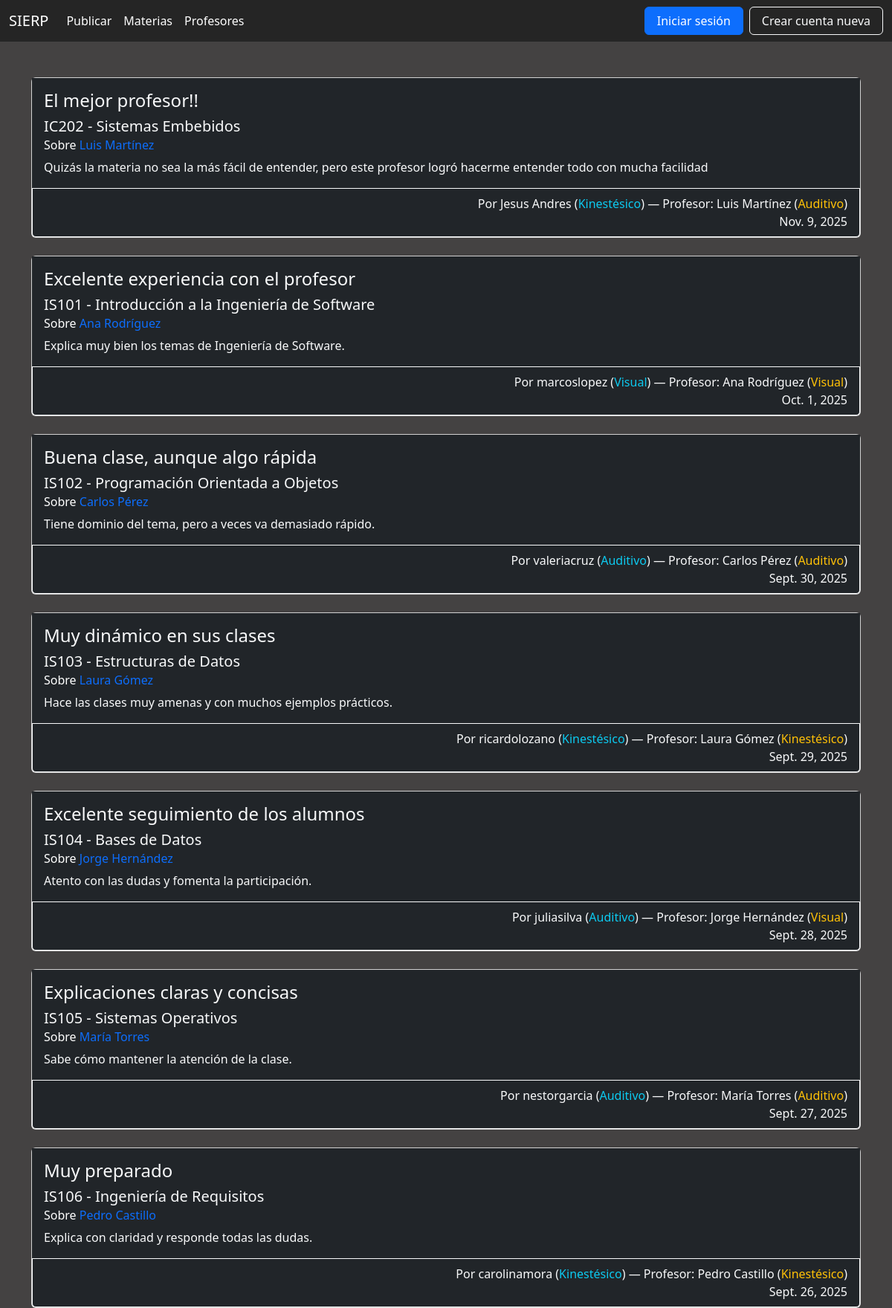
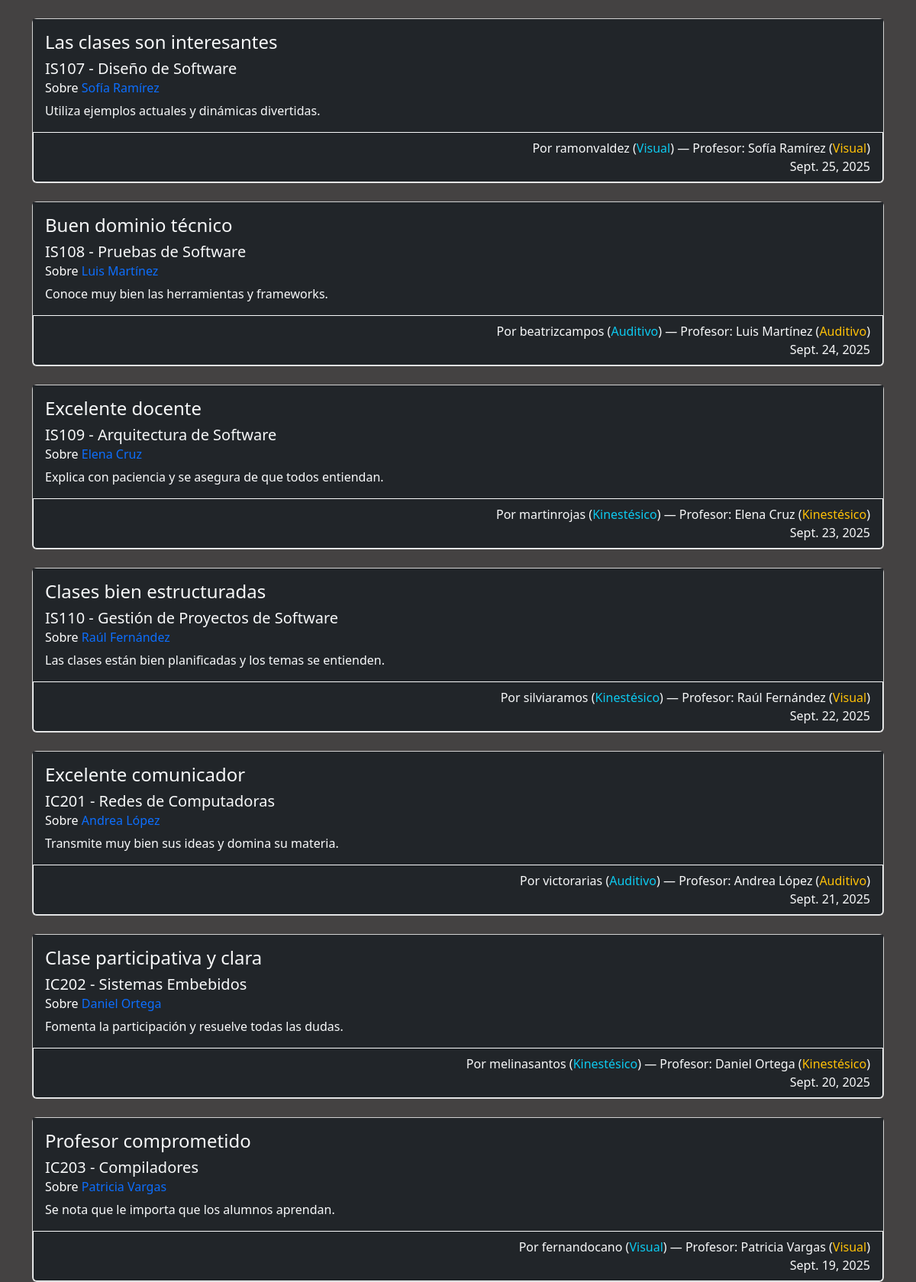
The page / (upper part) on the database its author committed (2 pictures, top to bottom).
### publicacion/models.py (models this page shows, shortened)
class Publicacion(models.Model):
    usuario = models.ForeignKey(Usuario, on_delete=models.CASCADE)
    profesor = models.ForeignKey(Profesor, on_delete=models.CASCADE)
    materia = models.ForeignKey(Materia, on_delete=models.CASCADE)
    titulo = models.CharField(max_length=70)
    fecha = models.DateField()
    comentario = models.CharField(max_length=500)
    dominio = models.IntegerField()
    puntualidad = models.IntegerField()
    asistencia = models.IntegerField()
    facilidad = models.IntegerField()
    seguimiento = models.IntegerField()

### materia/models.py (models this page shows)
class Materia(models.Model):
    clave = models.CharField(max_length=10)
    nombre = models.CharField(max_length=50)
    departamento = models.CharField(max_length=50)
    usuarios = models.ManyToManyField('usuario.Usuario', through='publicacion.Publicacion')
    profesores = models.ManyToManyField('profesor.Profesor', through='publicacion.Publicacion')
    def __str__(self) -> str:
        return f'{self.clave} - {self.nombre}'

### profesor/models.py (models this page shows)
class Profesor(models.Model):
    METODOS_ENSENANZA = [
        ('visual', 'Visual'),
        ('auditivo', 'Auditivo'),
        ('kinestesico', 'Kinestésico'),
    ]
    nombre = models.CharField(max_length=50)
    metodo_ensenanza = models.CharField(
        max_length=20,
        choices=METODOS_ENSENANZA,
        default='visual'
    )
    usuarios = models.ManyToManyField('usuario.Usuario', through='publicacion.Publicacion')
    materias = models.ManyToManyField('materia.Materia', through='publicacion.Publicacion')
    def __str__(self) -> str:
        return self.nombre

### usuario/models.py (models this page shows, shortened)
class Usuario(AbstractUser):
    METODOS_APRENDIZAJE = [
        ('visual', 'Visual'),
        ('auditivo', 'Auditivo'),
        ('kinestesico', 'Kinestésico'),
    ]
    nombre_usuario = models.CharField(max_length=20)
    metodo_aprendizaje = models.CharField(
        max_length=20,
        choices=METODOS_APRENDIZAJE,
        blank=True,
        null=True
    )
    profesores = models.ManyToManyField('profesor.Profesor', through='publicacion.Publicacion')
    materias = models.ManyToManyField('materia.Materia', through='publicacion.Publicacion')

### publicacion/views.py (the view)
# urls.py: path('', views.PublicacionView.as_view(), name='index'),
class PublicacionView(generic.ListView):
    template_name = 'publicacion/index.html'
    def get_queryset(self):
        return Publicacion.objects.order_by('-fecha')

### templates/publicacion/index.html (shortened to what this page needs)
{% extends "base.html" %}
{% block content %}
<section class="container">
    <div class="row mt-5">
        {% for publicacion in publicacion_list %}
        <div class="col-12 mb-4">
            <div class="card">
                <div class="card-body bg-dark">
                    <h4 class="card-title text-light">{{ publicacion.titulo }}</h4>
                    <h5 class="card-text text-light">{{ publicacion.materia }}</h5>
                    <h6 class="card-subtitle mb-2 text-white">
                        Sobre <a style="text-decoration: none;" href="{% url 'publicacion:profesor' publicacion.profesor.id %}">{{ publicacion.profesor }}</a>
                    </h6>
                    <p class="card-text text-light">{{ publicacion.comentario }}</p>
                </div>
                <div class="card-footer text-end bg-dark text-light border border-light">
                    Por {{ publicacion.usuario.username }}
                    {% if publicacion.usuario.metodo_aprendizaje %}
                        (<span class="text-info">{{ publicacion.usuario.get_metodo_aprendizaje_display }}</span>)
                    {% endif %}
                    — Profesor: {{ publicacion.profesor.nombre }}
                    {% if publicacion.profesor.metodo_ensenanza %}
                        (<span class="text-warning">{{ publicacion.profesor.get_metodo_ensenanza_display }}</span>)
                    {% endif %}
                    <br>
                    {{ publicacion.fecha }}
                </div>
            </div>
        </div>
        {% endfor %}
    </div>
</section>
{% endblock content %}

### templates/base.html (style rules this page uses)
body { background-color: #444242; color: #ffffff; }

### rows shown on the page
Publicacion: titulo "El mejor profesor!!", materia "IC202 - Sistemas Embebidos", profesor "Luis Martínez", comentario "Quizás la materia no sea la más fácil de entender, pero este profesor logró hacerme entender todo con mucha facilidad", usuario.username "Jesus Andres", usuario.metodo_aprendizaje "Kinestésico", profesor.nombre "Luis Martínez", profesor.metodo_ensenanza "Auditivo", fecha "Nov. 9, 2025"
Publicacion: titulo "Excelente experiencia con el profesor", materia "IS101 - Introducción a la Ingeniería de Software", profesor "Ana Rodríguez", comentario "Explica muy bien los temas de Ingeniería de Software.", usuario.username "marcoslopez", usuario.metodo_aprendizaje "Visual", profesor.nombre "Ana Rodríguez", profesor.metodo_ensenanza "Visual", fecha "Oct. 1, 2025"
Publicacion: titulo "Buena clase, aunque algo rápida", materia "IS102 - Programación Orientada a Objetos", profesor "Carlos Pérez", comentario "Tiene dominio del tema, pero a veces va demasiado rápido.", usuario.username "valeriacruz", usuario.metodo_aprendizaje "Auditivo", profesor.nombre "Carlos Pérez", profesor.metodo_ensenanza "Auditivo", fecha "Sept. 30, 2025"
Publicacion: titulo "Muy dinámico en sus clases", materia "IS103 - Estructuras de Datos", profesor "Laura Gómez", comentario "Hace las clases muy amenas y con muchos ejemplos prácticos.", usuario.username "ricardolozano", usuario.metodo_aprendizaje "Kinestésico", profesor.nombre "Laura Gómez", profesor.metodo_ensenanza "Kinestésico", fecha "Sept. 29, 2025"
Publicacion: titulo "Excelente seguimiento de los alumnos", materia "IS104 - Bases de Datos", profesor "Jorge Hernández", comentario "Atento con las dudas y fomenta la participación.", usuario.username "juliasilva", usuario.metodo_aprendizaje "Auditivo", profesor.nombre "Jorge Hernández", profesor.metodo_ensenanza "Visual", fecha "Sept. 28, 2025"
Publicacion: titulo "Explicaciones claras y concisas", materia "IS105 - Sistemas Operativos", profesor "María Torres", comentario "Sabe cómo mantener la atención de la clase.", usuario.username "nestorgarcia", usuario.metodo_aprendizaje "Auditivo", profesor.nombre "María Torres", profesor.metodo_ensenanza "Auditivo", fecha "Sept. 27, 2025"
Publicacion: titulo "Muy preparado", materia "IS106 - Ingeniería de Requisitos", profesor "Pedro Castillo", comentario "Explica con claridad y responde todas las dudas.", usuario.username "carolinamora", usuario.metodo_aprendizaje "Kinestésico", profesor.nombre "Pedro Castillo", profesor.metodo_ensenanza "Kinestésico", fecha "Sept. 26, 2025"
Publicacion: titulo "Las clases son interesantes", materia "IS107 - Diseño de Software", profesor "Sofía Ramírez", comentario "Utiliza ejemplos actuales y dinámicas divertidas.", usuario.username "ramonvaldez", usuario.metodo_aprendizaje "Visual", profesor.nombre "Sofía Ramírez", profesor.metodo_ensenanza "Visual", fecha "Sept. 25, 2025"
Publicacion: titulo "Buen dominio técnico", materia "IS108 - Pruebas de Software", profesor "Luis Martínez", comentario "Conoce muy bien las herramientas y frameworks.", usuario.username "beatrizcampos", usuario.metodo_aprendizaje "Auditivo", profesor.nombre "Luis Martínez", profesor.metodo_ensenanza "Auditivo", fecha "Sept. 24, 2025"
Publicacion: titulo "Excelente docente", materia "IS109 - Arquitectura de Software", profesor "Elena Cruz", comentario "Explica con paciencia y se asegura de que todos entiendan.", usuario.username "martinrojas", usuario.metodo_aprendizaje "Kinestésico", profesor.nombre "Elena Cruz", profesor.metodo_ensenanza "Kinestésico", fecha "Sept. 23, 2025"
Publicacion: titulo "Clases bien estructuradas", materia "IS110 - Gestión de Proyectos de Software", profesor "Raúl Fernández", comentario "Las clases están bien planificadas y los temas se entienden.", usuario.username "silviaramos", usuario.metodo_aprendizaje "Kinestésico", profesor.nombre "Raúl Fernández", profesor.metodo_ensenanza "Visual", fecha "Sept. 22, 2025"
Publicacion: titulo "Excelente comunicador", materia "IC201 - Redes de Computadoras", profesor "Andrea López", comentario "Transmite muy bien sus ideas y domina su materia.", usuario.username "victorarias", usuario.metodo_aprendizaje "Auditivo", profesor.nombre "Andrea López", profesor.metodo_ensenanza "Auditivo", fecha "Sept. 21, 2025"
Publicacion: titulo "Clase participativa y clara", materia "IC202 - Sistemas Embebidos", profesor "Daniel Ortega", comentario "Fomenta la participación y resuelve todas las dudas.", usuario.username "melinasantos", usuario.metodo_aprendizaje "Kinestésico", profesor.nombre "Daniel Ortega", profesor.metodo_ensenanza "Kinestésico", fecha "Sept. 20, 2025"
Publicacion: titulo "Profesor comprometido", materia "IC203 - Compiladores", profesor "Patricia Vargas", comentario "Se nota que le importa que los alumnos aprendan.", usuario.username "fernandocano", usuario.metodo_aprendizaje "Visual", profesor.nombre "Patricia Vargas", profesor.metodo_ensenanza "Visual", fecha "Sept. 19, 2025"
